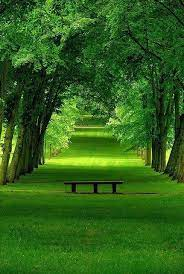
#> input picture As6/images.jpeg, 184 x 274 px
$ jupyter execute As6.ipynb
#> lines starting #> are read from the running program, lines starting #| are printed output that depends on the picture; after the words box and inside, x2 and y2 are one past the last pixel; in counts of white or black regions, pixels touching at a corner belong together
[cell 1]
import matplotlib.pyplot as plt
from matplotlib import image as mpimg
image = mpimg.imread("images.jpeg")
#> image is the input picture: shape (274, 184, 3); mean R, G, B 48.4, 97, 27.4
plt.imshow(image)
plt.show()

[cell 2]
red,yellow=image.copy(),image.copy()
red[:,:,(1,2)]=0
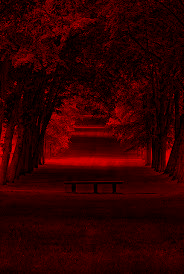
#> red: shape (274, 184, 3); mean R, G, B 48.4, 0, 0
yellow[:,:,2]=0
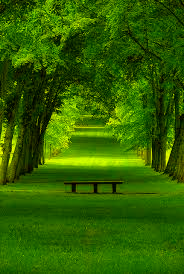
#> yellow: shape (274, 184, 3); mean R, G, B 48.4, 97, 0

[cell 3]
plt.title('Red Intensity')
plt.imshow(red)
plt.show()

[cell 4]
plt.title('Yellow Intensity')
plt.imshow(yellow)
plt.show()

[cell 5]
from skimage.color import rgb2gray
gray_image=rgb2gray(image)
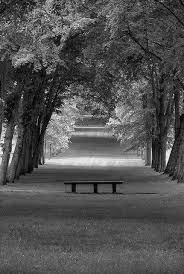
#> gray_image: shape (274, 184) float64; min 0.00198, max 0.964, mean 0.32
plt.title('Color Image')
plt.imshow(image)
plt.show()
plt.title('GrayScale')
plt.imshow(gray_image)
plt.show()
print ("Colored image shape: ",image.shape)
#| Colored image shape:  (274, 184, 3)
print ("Gray image shape: ",gray_image.shape)
#| Gray image shape:  (274, 184)

[cell 6]
from skimage.filters import threshold_otsu

thresh = threshold_otsu(gray_image)
#> thresh = 0.402

binary = gray_image > thresh
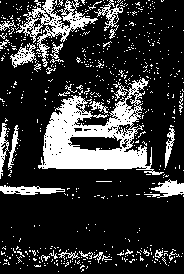
#> binary: shape (274, 184) bool; 20.8% white; 612 white regions (582 under 20 px), largest, box (x1, y1, x2, y2) and area: (38, 78, 164, 175) 5058, (16, 0, 98, 67) 1344, (0, 185, 65, 195) 383
plt.title('Gray Image')
plt.imshow(gray_image)
plt.show()
plt.title('Binary Image')
plt.imshow(binary)
plt.show()

[cell 7]
from skimage.filters import gaussian
blurred_image=gaussian(gray_image,sigma=20)
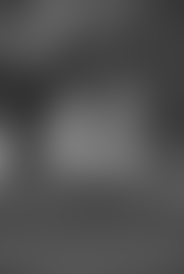
#> blurred_image: shape (274, 184) float64; min 0.201, max 0.489, mean 0.32
plt.title('Gray Image')
plt.imshow(gray_image)
plt.show()
plt.title('20 sigma Blurr')
plt.imshow(blurred_image)
plt.show()

[cell 8]
image1 = mpimg.imread("images.jpeg")
plt.imshow(image1)
plt.show()

[cell 9]
plt.hist(image1.ravel(),bins=256,range=(0.0,1.0),fc='k',ec='k')
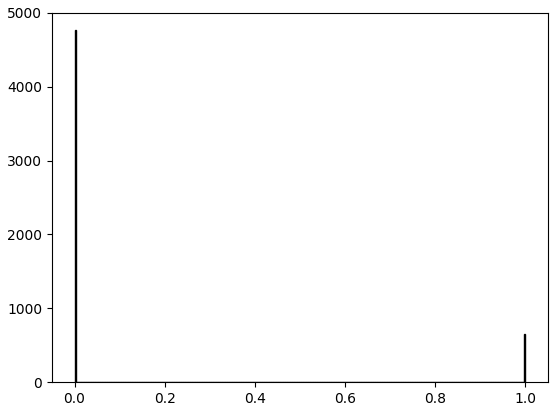
#> figure drawn by matplotlib, 1 panel; tallest bar 4764 high, from x = 0 to 0.00391

[cell 10]
import cv2
histr = cv2.calcHist([image],[0],None,[256],[0,256])
#> histr = 256 values, max 1493 at index 0, min 0 at index 221, mean 196.9
plt.plot(histr)
plt.show()
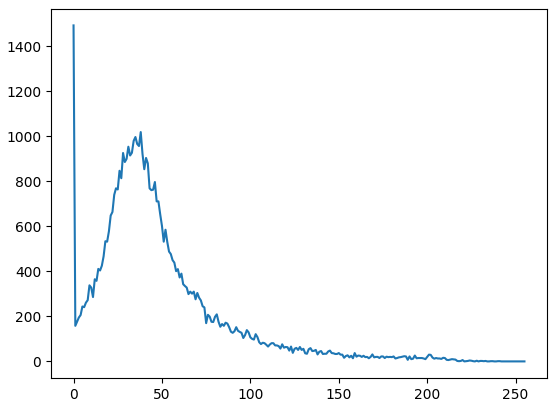
#> figure drawn by matplotlib, 1 panel; curve peaks at x = 0, y = 1493
